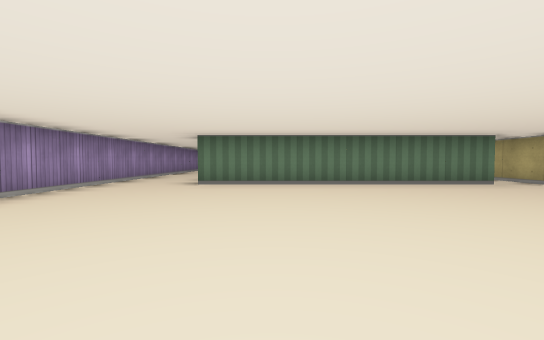
[1] (above)

19 first-person views from a walk through a cub3D maze. The camera is about half as high as the walls, tilts 2° down and sees 90° across. The floor is counted in squares. Each view is taken from the middle of a square. On the plan, view 1 faces up. The plan holds only what a view shows up to about 9 squares ahead; the rest is blank.

[2]
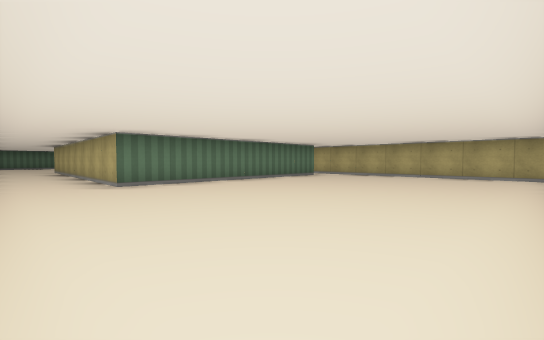

[3]
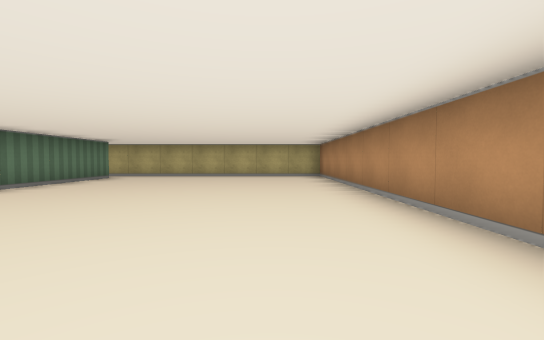

[4]
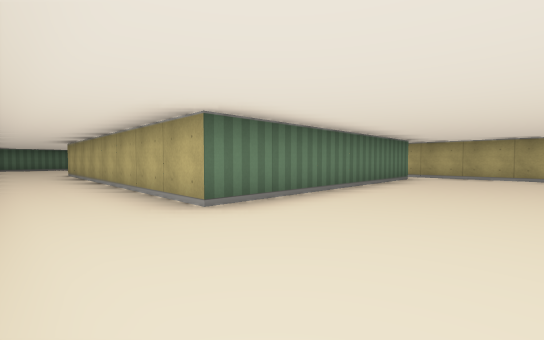

[5]
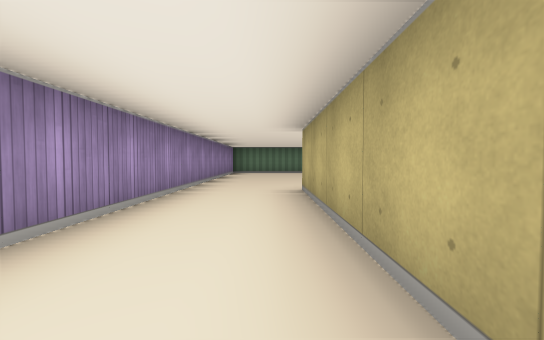

[6]
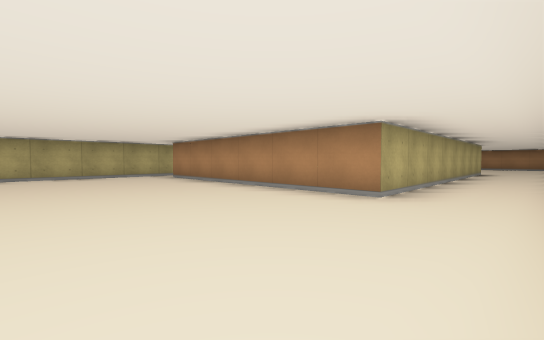

[7]
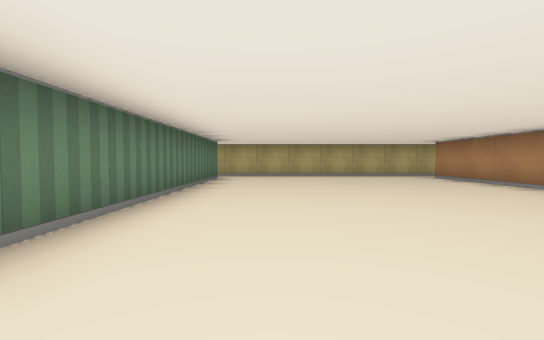

[8]
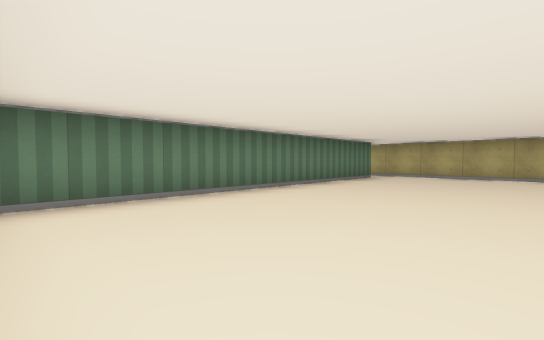

[9]
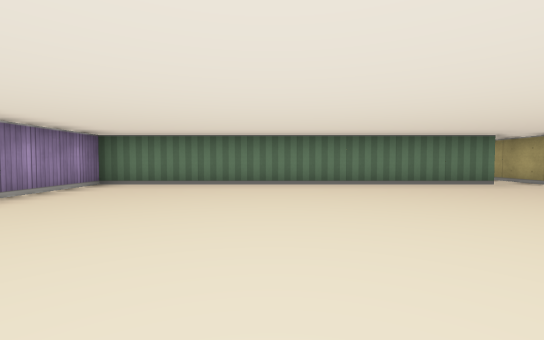

[10]
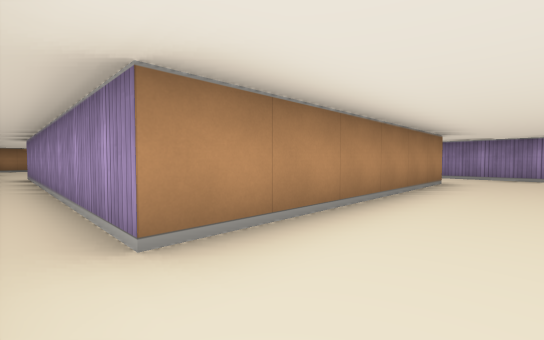

[11]
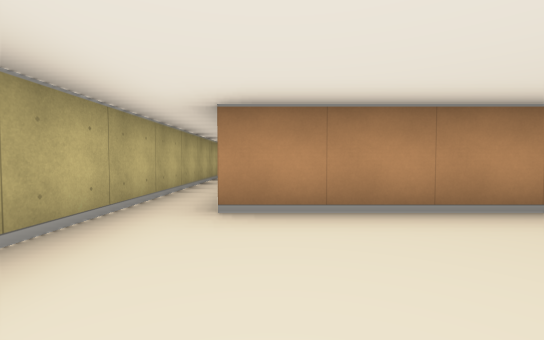

[12]
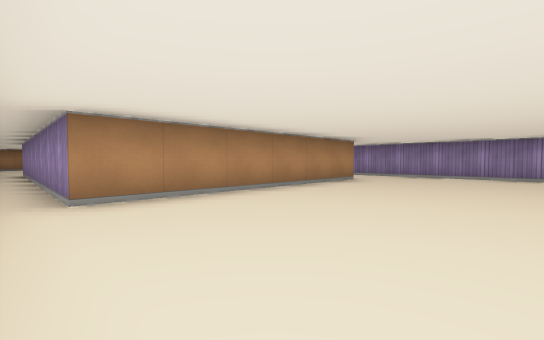

[13]
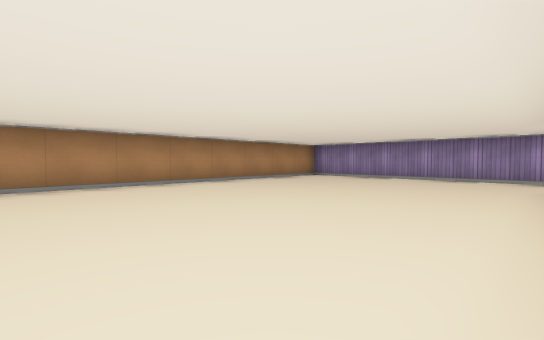

[14]
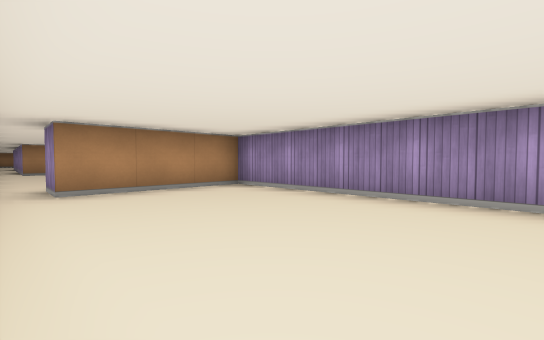

[15]
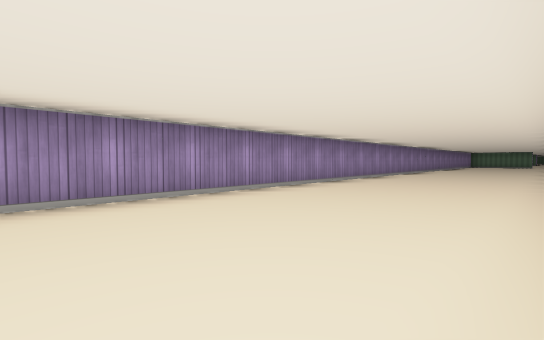

[16]
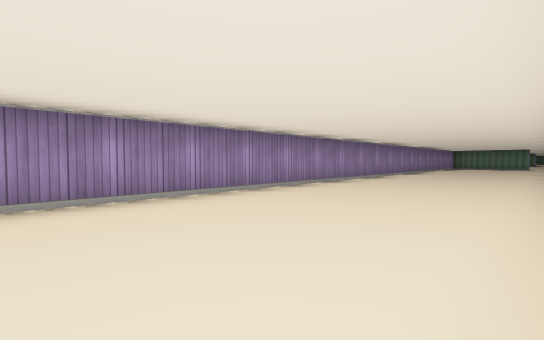

[17]
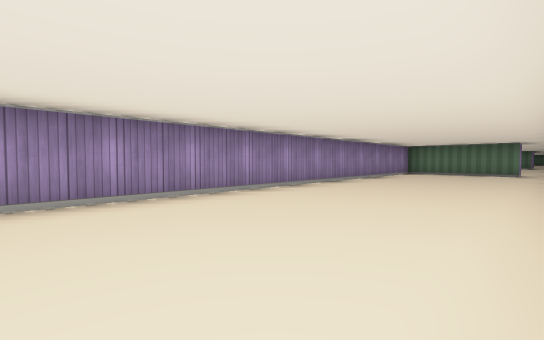

[18]
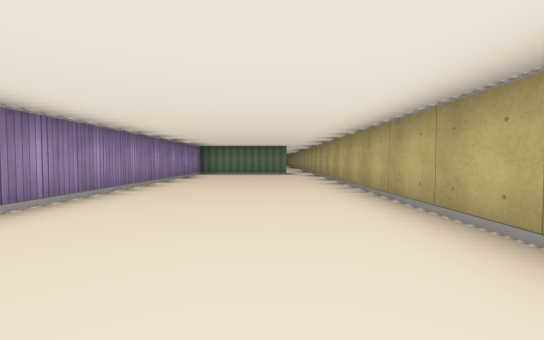

[19]
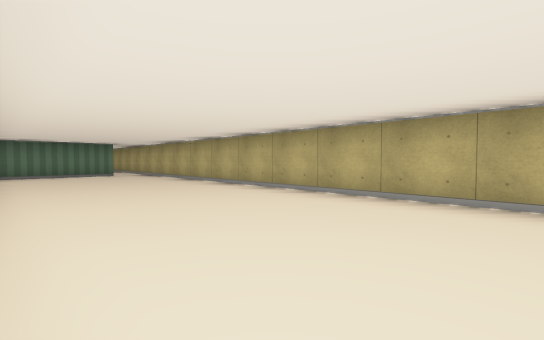

### Floor plan
Points are (right, up) in squares from view 1. A wall is a line through its corners. A room is listed if a view was taken in it or the views show most of it. See-through windows are left out.
Room 1 (views 1, 2, 3, 4, 5, 13)
walls: (5.5, 8.5) (5.5, 13.4); (-3.2, -0.5) (5.5, -0.5) (5.5, 6.8); (4.5, 13.5) (4.5, 5.5) (-1.5, 5.5) (-1.5, 13.5); (-3.5, 14.5) (-3.5, -0.2)
ways out: opening at (-2.5, 13.5) to room 2; opening at (5, 13) to room 2
Room 2 (views 6, 7, 8, 9, 10, 11, 12)
walls: (-1.5, 13.5) (4.5, 13.5); (4.5, 20.5) (4.5, 19.5) (-3.5, 19.5) (-3.5, 14.5); (5.5, 13.4) (5.5, 20.8)
ways out: opening at (-2.5, 13.5) to room 1; opening at (5, 13) to room 1; opening at (5, 20) to room 3
Room 3 (views 14, 15, 16, 17, 18, 19)
walls: (5.5, 35.9) (5.5, 45.2); (1.5, 45) (1.5, 20.5) (4.5, 20.5); (4.5, 45.5) (2, 45.5)
ways out: opening at (5, 20) to room 2; opening at (5, 46)

Where each view was taken, in squares from view 1:
view 1: 0 up, 0 right, facing up
view 2: 0 up, 3 left, facing up-right
view 3: 1 up, 3 left, facing right
view 4: 3 up, 3 left, facing up-right
view 5: 9 up, 2 left, facing up
view 6: 17 up, 3 left, facing down-right
view 7: 18 up, 3 left, facing right
view 8: 16 up, 3 left, facing up-right
view 9: 14 up, 0 right, facing up
view 10: 15 up, 5 right, facing down-left
view 11: 16 up, 4 right, facing down
view 12: 17 up, 5 right, facing down-left
view 13: 5 up, 4 right, facing down-left
view 14: 25 up, 5 right, facing down-left
view 15: 23 up, 5 right, facing up-left
view 16: 28 up, 5 right, facing up-left
view 17: 35 up, 5 right, facing up-left
view 18: 36 up, 4 right, facing up
view 19: 36 up, 2 right, facing up-right
